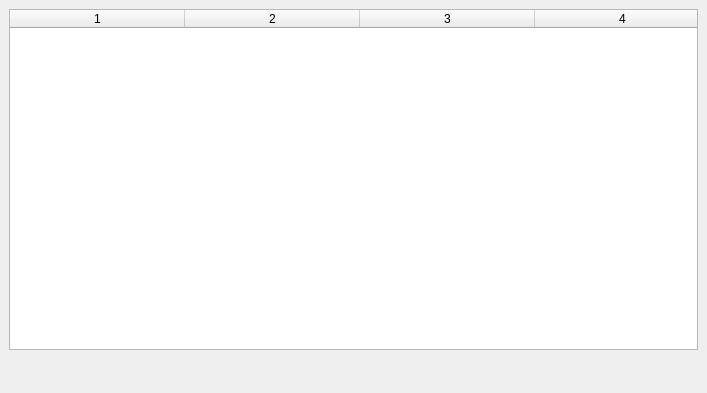
<?xml version="1.0" encoding="UTF-8"?>
<ui version="4.0">
 <class>MainWindow</class>
 <widget class="QWidget" name="MainWindow">
  <property name="geometry">
   <rect>
    <x>0</x>
    <y>0</y>
    <width>707</width>
    <height>393</height>
   </rect>
  </property>
  <property name="windowTitle">
   <string>Form</string>
  </property>
  <widget class="QTableWidget" name="tableWidget">
   <property name="geometry">
    <rect>
     <x>9</x>
     <y>9</y>
     <width>689</width>
     <height>341</height>
    </rect>
   </property>
   <property name="horizontalScrollBarPolicy">
    <enum>Qt::ScrollBarAlwaysOff</enum>
   </property>
   <property name="sizeAdjustPolicy">
    <enum>QAbstractScrollArea::AdjustToContents</enum>
   </property>
   <property name="editTriggers">
    <set>QAbstractItemView::NoEditTriggers</set>
   </property>
   <property name="selectionMode">
    <enum>QAbstractItemView::SingleSelection</enum>
   </property>
   <property name="selectionBehavior">
    <enum>QAbstractItemView::SelectRows</enum>
   </property>
   <property name="columnCount">
    <number>4</number>
   </property>
   <attribute name="horizontalHeaderDefaultSectionSize">
    <number>175</number>
   </attribute>
   <attribute name="horizontalHeaderStretchLastSection">
    <bool>true</bool>
   </attribute>
   <attribute name="verticalHeaderStretchLastSection">
    <bool>false</bool>
   </attribute>
   <column/>
   <column/>
   <column/>
   <column/>
  </widget>
  <widget class="QWidget" name="layoutWidget">
   <property name="geometry">
    <rect>
     <x>10</x>
     <y>354</y>
     <width>681</width>
     <height>299</height>
    </rect>
   </property>
   <layout class="QHBoxLayout" name="horizontalLayout">
    <item>
     <spacer name="horizontalSpacer">
      <property name="orientation">
       <enum>Qt::Horizontal</enum>
      </property>
      <property name="sizeHint" stdset="0">
       <size>
        <width>249</width>
        <height>297</height>
       </size>
      </property>
     </spacer>
    </item>
    <item>
     <widget class="QPushButton" name="addProtocol">
      <property name="text">
       <string>adicionar</string>
      </property>
     </widget>
    </item>
   </layout>
  </widget>
 </widget>
 <resources/>
 <connections/>
</ui>
